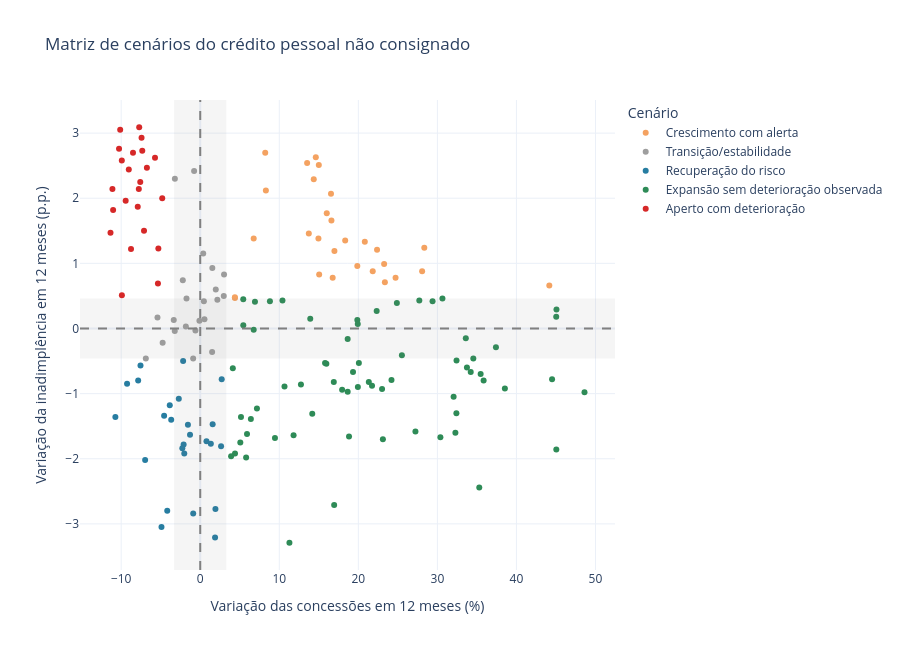

The code cell stored with this chart in its notebook:
### Code cell
import plotly.express as px

dados_matriz = (
    base_metricas
    .dropna(
        subset=[
            "concessoes_var_12m_pct",
            "inadimplencia_var_12m_pp"
        ]
    )
    .copy()
)

dados_matriz["periodo"] = (
    dados_matriz["data"].dt.strftime("%m/%Y")
)

cores_cenarios = {
    "Expansão sem deterioração observada": "#2E8B57",
    "Crescimento com alerta": "#F4A261",
    "Aperto com deterioração": "#D62828",
    "Recuperação do risco": "#277DA1",
    "Transição/estabilidade": "#9E9E9E"
}

fig = px.scatter(
    dados_matriz,
    x="concessoes_var_12m_pct",
    y="inadimplencia_var_12m_pp",
    color="cenario",
    color_discrete_map=cores_cenarios,
    hover_name="periodo",
    hover_data={
        "concessoes_var_12m_pct": ":.2f",
        "inadimplencia_var_12m_pp": ":.2f"
    },
    labels={
        "concessoes_var_12m_pct":
            "Variação das concessões em 12 meses (%)",
        "inadimplencia_var_12m_pp":
            "Variação da inadimplência em 12 meses (p.p.)",
        "cenario": "Cenário"
    },
    title="Matriz de cenários do crédito pessoal não consignado"
)

# Faixas consideradas neutras
fig.add_vrect(
    x0=-limite_concessoes,
    x1=limite_concessoes,
    fillcolor="gray",
    opacity=0.08,
    line_width=0
)

fig.add_hrect(
    y0=-limite_inadimplencia,
    y1=limite_inadimplencia,
    fillcolor="gray",
    opacity=0.08,
    line_width=0
)

# Linhas centrais
fig.add_vline(
    x=0,
    line_dash="dash",
    line_color="gray"
)

fig.add_hline(
    y=0,
    line_dash="dash",
    line_color="gray"
)

fig.update_layout(
    template="plotly_white",
    legend_title_text="Cenário",
    height=650
)

fig.show()

### Figure 1 — Plotly figure (JSON) as saved in the notebook; plotly's stock layout.template omitted (floating-point values rounded to 4 significant figures)
{"data": [{"hovertemplate": "<b>%{hovertext}</b><br><br>Cenário=Crescimento com alerta<br>Variação das concessões em 12 meses (%)=%{x:.2f}<br>Variação da inadimplência em 12 meses (p.p.)=%{y:.2f}<extra></extra>", "hovertext": ["05/2012", "06/2012", "07/2012", "08/2012", "11/2014", "12/2014", "12/2019", "01/2020", "02/2020", "03/2020", "04/2020", "05/2020", "03/2022", "04/2022", "05/2022", "06/2022", "07/2022", "02/2025", "03/2025", "04/2025", "05/2025", "06/2025", "07/2025", "08/2025", "09/2025", "10/2025", "11/2025", "12/2025"], "legendgroup": "Crescimento com alerta", "marker": {"color": "#F4A261", "symbol": "circle"}, "mode": "markers", "name": "Crescimento com alerta", "orientation": "v", "showlegend": true, "type": "scatter", "x": [22.37, 18.34, 13.73, 6.761, 4.386, 4.383, 23.36, 16.75, 15.05, 23.26, 28.34, 19.87, 44.16, 24.71, 20.82, 16.6, 8.306, 28.07, 21.82, 16.98, 14.95, 16.01, 16.54, 14.62, 14.36, 15.0, 13.52, 8.221], "xaxis": "x", "y": [1.21, 1.35, 1.46, 1.38, 0.47, 0.48, 0.71, 0.78, 0.83, 0.99, 1.24, 0.96, 0.66, 0.78, 1.33, 1.66, 2.12, 0.88, 0.88, 1.19, 1.38, 1.77, 2.07, 2.63, 2.29, 2.51, 2.54, 2.7], "yaxis": "y"}, {"hovertemplate": "<b>%{hovertext}</b><br><br>Cenário=Transição/estabilidade<br>Variação das concessões em 12 meses (%)=%{x:.2f}<br>Variação da inadimplência em 12 meses (p.p.)=%{y:.2f}<extra></extra>", "hovertext": ["09/2012", "10/2012", "11/2012", "12/2012", "01/2013", "02/2013", "03/2013", "04/2013", "06/2014", "07/2014", "08/2014", "09/2014", "10/2014", "01/2015", "02/2015", "09/2015", "02/2016", "11/2016", "07/2020", "08/2022", "08/2023", "09/2023"], "legendgroup": "Transição/estabilidade", "marker": {"color": "#9E9E9E", "symbol": "circle"}, "mode": "markers", "name": "Transição/estabilidade", "orientation": "v", "showlegend": true, "type": "scatter", "x": [0.3797, 1.967, 0.4596, 2.167, -0.1017, -0.6082, -1.736, -1.819, -6.883, -4.754, -3.35, 0.5339, 2.979, 3.012, 1.53, -2.205, -3.209, -5.408, 1.505, -0.7714, -3.223, -0.8951], "xaxis": "x", "y": [1.15, 0.6, 0.42, 0.44, 0.12, -0.03, 0.46, 0.03, -0.46, -0.22, 0.13, 0.14, 0.5, 0.83, 0.93, 0.74, 2.3, 0.17, -0.36, 2.42, -0.04, -0.46], "yaxis": "y"}, {"hovertemplate": "<b>%{hovertext}</b><br><br>Cenário=Recuperação do risco<br>Variação das concessões em 12 meses (%)=%{x:.2f}<br>Variação da inadimplência em 12 meses (p.p.)=%{y:.2f}<extra></extra>", "hovertext": ["05/2013", "06/2013", "07/2013", "08/2013", "10/2013", "11/2013", "12/2013", "01/2014", "02/2014", "03/2014", "04/2014", "05/2014", "12/2016", "01/2017", "02/2017", "03/2017", "04/2017", "05/2017", "06/2017", "12/2020", "01/2021", "02/2021", "03/2021", "04/2021", "10/2023"], "legendgroup": "Recuperação do risco", "marker": {"color": "#277DA1", "symbol": "circle"}, "mode": "markers", "name": "Recuperação do risco", "orientation": "v", "showlegend": true, "type": "scatter", "x": [-2.164, -2.712, -3.672, -2.02, 2.637, 1.343, -2.102, -2.265, 0.7911, -1.558, -3.852, -7.852, -7.558, -9.255, -10.73, -4.57, -6.969, -1.291, 1.571, 1.924, -0.8877, -4.173, -4.903, 1.877, 2.716], "xaxis": "x", "y": [-0.5, -1.08, -1.4, -1.92, -1.81, -1.77, -1.78, -1.84, -1.73, -1.48, -1.18, -0.8, -0.57, -0.85, -1.36, -1.34, -2.02, -1.63, -1.47, -2.77, -2.84, -2.8, -3.05, -3.21, -0.78], "yaxis": "y"}, {"hovertemplate": "<b>%{hovertext}</b><br><br>Cenário=Expansão sem deterioração observada<br>Variação das concessões em 12 meses (%)=%{x:.2f}<br>Variação da inadimplência em 12 meses (p.p.)=%{y:.2f}<extra></extra>", "hovertext": ["09/2013", "03/2015", "04/2015", "05/2015", "06/2015", "07/2015", "08/2015", "07/2017", "08/2017", "09/2017", "10/2017", "11/2017", "12/2017", "01/2018", "02/2018", "03/2018", "04/2018", "05/2018", "06/2018", "07/2018", "08/2018", "09/2018", "10/2018", "11/2018", "12/2018", "01/2019", "02/2019", "03/2019", "04/2019", "05/2019", "06/2019", "07/2019", "08/2019", "09/2019", "10/2019", "11/2019", "06/2020", "08/2020", "09/2020", "10/2020", "11/2020", "05/2021", "06/2021", "07/2021", "08/2021", "09/2021", "10/2021", "11/2021", "12/2021", "01/2022", "02/2022", "11/2023", "12/2023", "01/2024", "02/2024", "03/2024", "04/2024", "05/2024", "06/2024", "07/2024", "08/2024", "09/2024", "10/2024", "11/2024", "12/2024", "01/2025"], "legendgroup": "Expansão sem deterioração observada", "marker": {"color": "#2E8B57", "symbol": "circle"}, "mode": "markers", "name": "Expansão sem deterioração observada", "orientation": "v", "showlegend": true, "type": "scatter", "x": [4.399, 6.923, 8.816, 10.4, 6.764, 5.447, 5.442, 5.918, 5.155, 9.454, 10.66, 12.74, 14.17, 18.65, 21.73, 17.95, 19.33, 16.9, 15.96, 15.79, 19.94, 21.33, 23.0, 24.19, 32.42, 34.22, 33.74, 25.51, 20.07, 18.65, 19.87, 22.32, 19.93, 24.87, 27.71, 29.39, 13.92, 4.122, 5.07, 3.907, 5.808, 11.28, 16.94, 35.3, 45.05, 48.61, 44.51, 38.54, 33.6, 45.03, 45.07, 7.175, 6.405, 11.81, 18.82, 23.11, 30.38, 27.23, 32.28, 32.41, 32.05, 35.85, 35.47, 34.55, 37.41, 30.64], "xaxis": "x", "y": [-1.92, 0.41, 0.42, 0.43, -0.02, 0.05, 0.45, -1.62, -1.36, -1.68, -0.89, -0.86, -1.31, -0.97, -0.88, -0.94, -0.67, -0.82, -0.54, -0.53, -0.9, -0.82, -0.93, -0.79, -0.49, -0.67, -0.6, -0.41, -0.53, -0.16, 0.13, 0.27, 0.07, 0.39, 0.43, 0.42, 0.15, -0.61, -1.75, -1.96, -1.98, -3.29, -2.71, -2.44, -1.86, -0.98, -0.78, -0.92, -0.15, 0.18, 0.29, -1.23, -1.39, -1.64, -1.66, -1.7, -1.67, -1.58, -1.6, -1.3, -1.05, -0.8, -0.7, -0.46, -0.29, 0.46], "yaxis": "y"}, {"hovertemplate": "<b>%{hovertext}</b><br><br>Cenário=Aperto com deterioração<br>Variação das concessões em 12 meses (%)=%{x:.2f}<br>Variação da inadimplência em 12 meses (p.p.)=%{y:.2f}<extra></extra>", "hovertext": ["10/2015", "11/2015", "12/2015", "01/2016", "03/2016", "04/2016", "05/2016", "06/2016", "07/2016", "08/2016", "09/2016", "10/2016", "09/2022", "10/2022", "11/2022", "12/2022", "01/2023", "02/2023", "03/2023", "04/2023", "05/2023", "06/2023", "07/2023"], "legendgroup": "Aperto com deterioração", "marker": {"color": "#D62828", "symbol": "circle"}, "mode": "markers", "name": "Aperto com deterioração", "orientation": "v", "showlegend": true, "type": "scatter", "x": [-9.911, -11.35, -7.77, -4.807, -8.505, -7.719, -9.038, -6.747, -7.587, -7.905, -11.02, -5.298, -5.722, -7.331, -10.13, -7.424, -10.27, -9.92, -11.11, -9.433, -7.11, -8.754, -5.351], "xaxis": "x", "y": [0.51, 1.47, 2.14, 2.0, 2.7, 3.09, 2.44, 2.47, 2.25, 1.87, 1.82, 1.23, 2.62, 2.73, 3.05, 2.93, 2.76, 2.58, 2.14, 1.96, 1.5, 1.22, 0.69], "yaxis": "y"}], "layout": {"height": 650, "legend": {"title": {"text": "Cenário"}, "tracegroupgap": 0}, "shapes": [{"fillcolor": "gray", "line": {"width": 0}, "opacity": 0.08, "type": "rect", "x0": -3.299, "x1": 3.299, "xref": "x", "y0": 0, "y1": 1, "yref": "y domain"}, {"fillcolor": "gray", "line": {"width": 0}, "opacity": 0.08, "type": "rect", "x0": 0, "x1": 1, "xref": "x domain", "y0": -0.46, "y1": 0.46, "yref": "y"}, {"line": {"color": "gray", "dash": "dash"}, "type": "line", "x0": 0, "x1": 0, "xref": "x", "y0": 0, "y1": 1, "yref": "y domain"}, {"line": {"color": "gray", "dash": "dash"}, "type": "line", "x0": 0, "x1": 1, "xref": "x domain", "y0": 0, "y1": 0, "yref": "y"}], "title": {"text": "Matriz de cenários do crédito pessoal não consignado"}, "xaxis": {"anchor": "y", "domain": [0, 1], "title": {"text": "Variação das concessões em 12 meses (%)"}}, "yaxis": {"anchor": "x", "domain": [0, 1], "title": {"text": "Variação da inadimplência em 12 meses (p.p.)"}}}}
